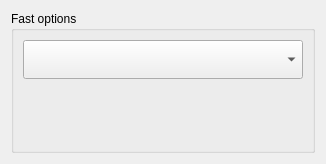
<?xml version="1.0" encoding="UTF-8"?>
<ui version="4.0">
 <class>FastMenu</class>
 <widget class="QWidget" name="FastMenu">
  <property name="geometry">
   <rect>
    <x>0</x>
    <y>0</y>
    <width>298</width>
    <height>164</height>
   </rect>
  </property>
  <property name="windowTitle">
   <string notr="true">Form</string>
  </property>
  <layout class="QVBoxLayout" name="verticalLayout">
   <item>
    <widget class="QGroupBox" name="groupBox">
     <property name="title">
      <string>Fast options</string>
     </property>
     <property name="flat">
      <bool>false</bool>
     </property>
     <layout class="QVBoxLayout" name="verticalLayout_2">
      <item>
       <widget class="QComboBox" name="comboBox">
        <property name="font">
         <font>
          <pointsize>20</pointsize>
         </font>
        </property>
        <item>
         <property name="text">
          <string/>
         </property>
        </item>
        <item>
         <property name="text">
          <string> ❶ ❷ Extended view</string>
         </property>
        </item>
        <item>
         <property name="text">
          <string> ❶ ❶ Unified view</string>
         </property>
        </item>
        <item>
         <property name="text">
          <string> ❶     Only first</string>
         </property>
        </item>
        <item>
         <property name="text">
          <string>     ❷ Only second</string>
         </property>
        </item>
       </widget>
      </item>
      <item>
       <spacer name="verticalSpacer">
        <property name="orientation">
         <enum>Qt::Vertical</enum>
        </property>
        <property name="sizeHint" stdset="0">
         <size>
          <width>20</width>
          <height>40</height>
         </size>
        </property>
       </spacer>
      </item>
     </layout>
    </widget>
   </item>
  </layout>
 </widget>
 <resources/>
 <connections/>
</ui>
